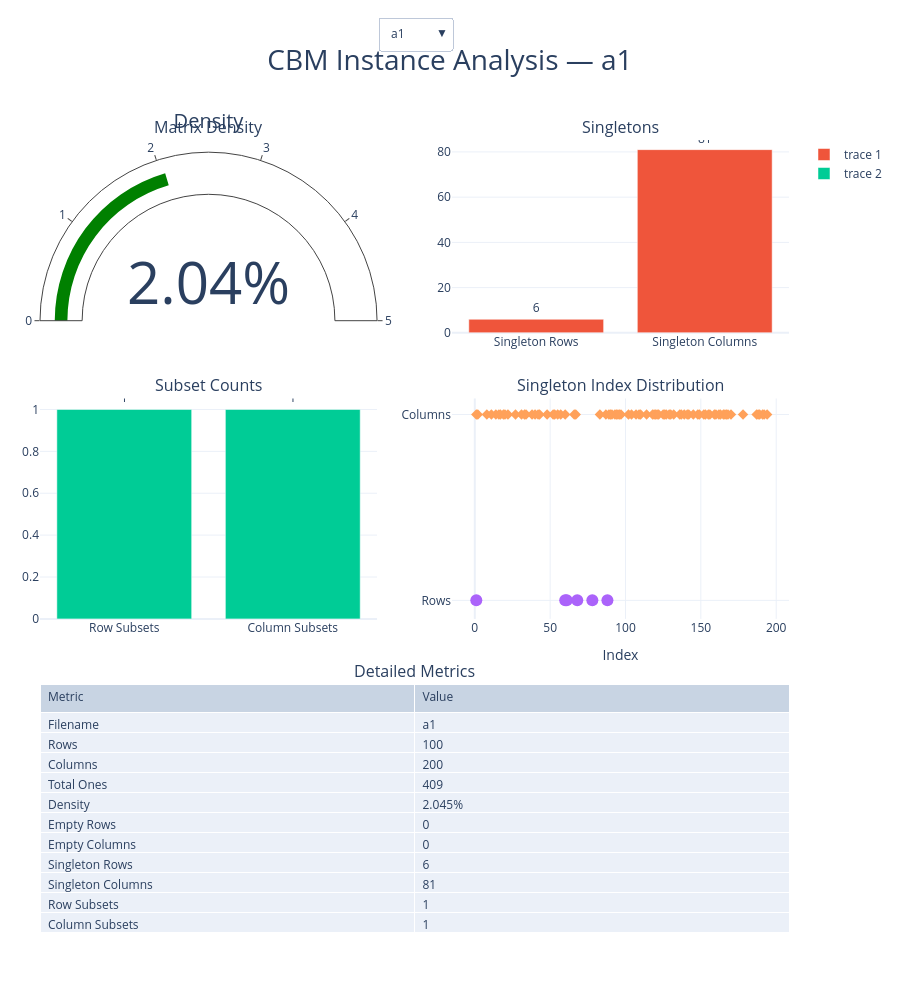

Notebook code cell kept with this figure:
### Code cell
with open("instance_metrics.json", "r") as f:
    instance_metrics = json.load(f)
    fig = plot_instance_dashboard(instance_metrics)
    fig.show()
